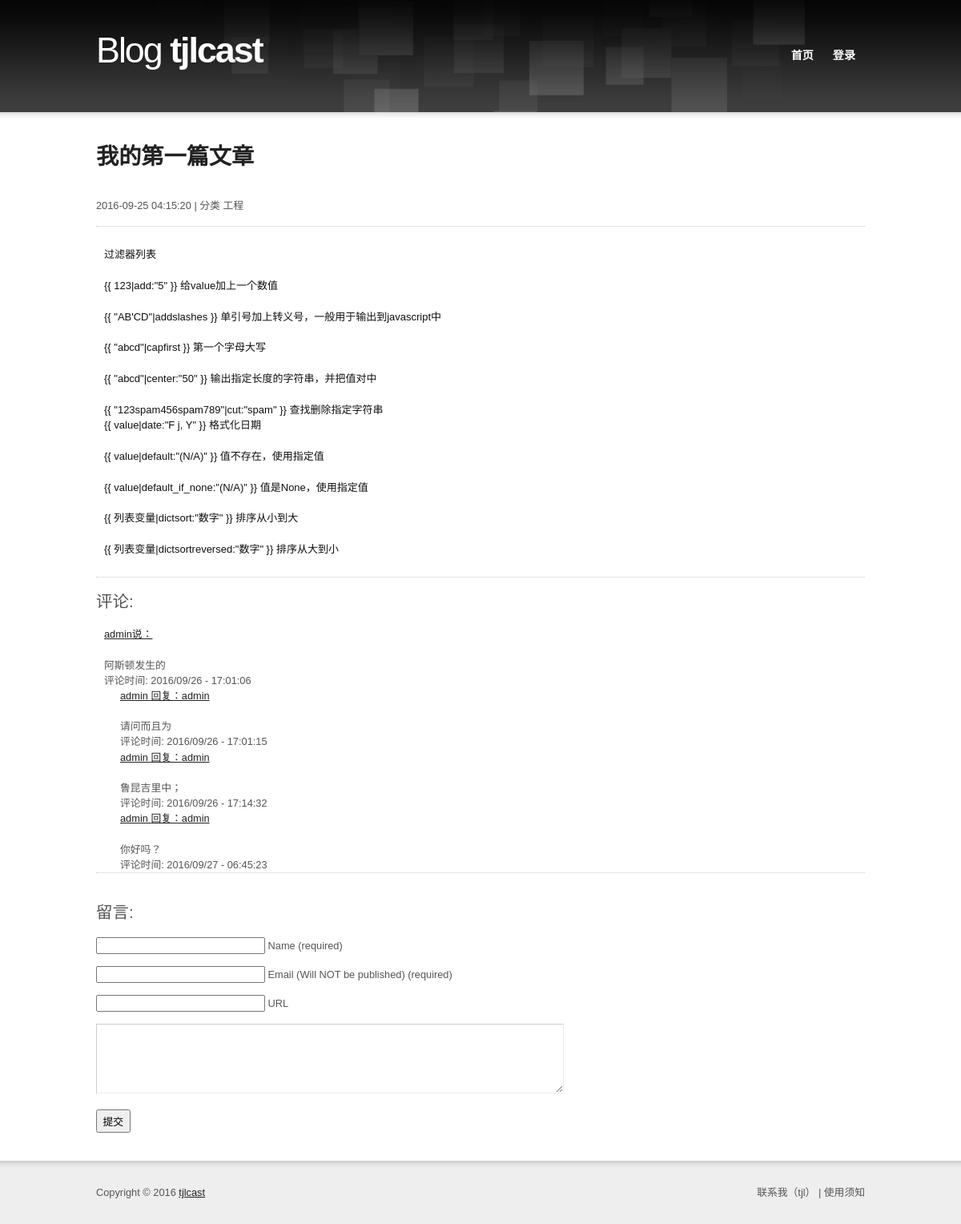
The page /article/?id=1 on the database its author committed.
### blog_old_project/models.py (models this page shows, shortened)
class Article(models.Model):
    title = models.CharField(max_length=50, verbose_name='文章标题')
    desc = models.CharField(max_length=50, verbose_name='文章描述')
    content = models.TextField(verbose_name='文章内容')
    click_count = models.IntegerField(default=0, verbose_name='点击次数')
    is_recommend = models.BooleanField(default=False, verbose_name='是否推荐')
    date_publish = models.DateTimeField(auto_now_add=True, verbose_name='发布时间')
    user = models.ForeignKey(User, verbose_name='用户')
    category = models.ForeignKey(Category, blank=True, null=True, verbose_name='分类')
    tag = models.ManyToManyField(Tag, verbose_name='标签')
    objects = ArticleManager()
    class Meta:
        verbose_name = '文章'
        verbose_name_plural = verbose_name
        ordering = ['-date_publish']

class Category(models.Model):
    name = models.CharField(max_length=30, verbose_name='分类名称')
    index = models.IntegerField(default=999,verbose_name='分类的排序')
    class Meta:
        verbose_name = '分类'
        verbose_name_plural = verbose_name
        ordering = ['index', 'id']

class Comment(models.Model):
    content = models.TextField(verbose_name='评论内容')
    username = models.CharField(max_length=30, blank=True, null=True, verbose_name='用户名')
    email = models.EmailField(max_length=50, blank=True, null=True, verbose_name='邮箱地址')
    url = models.URLField(max_length=100, blank=True, null=True, verbose_name='个人网页地址')
    date_publish = models.DateTimeField(auto_now_add=True, verbose_name='发布时间')
    user = models.ForeignKey(User, blank=True, null=True, verbose_name='用户')
    article = models.ForeignKey(Article, blank=True, null=True, verbose_name='文章')
    pid = models.ForeignKey('self', blank=True, null=True, verbose_name='父级评论')
    class Meta:
        verbose_name = '评论'
        verbose_name_plural = verbose_name

class User(AbstractUser):
    avatar = models.ImageField(upload_to='avatar/%Y/%m', max_length=200, blank=True,
                               null=True, verbose_name='用户头像')
    qq = models.CharField(max_length=20, blank=True, null=True, verbose_name='QQ号码')
    mobile = models.CharField(max_length=11, blank=True, null=True, unique=True, verbose_name='手机号码')
    url = models.URLField(max_length=100, blank=True, null=True, verbose_name='个人网页地址')
    class Meta:
        verbose_name = '用户'
        verbose_name_plural = verbose_name
        ordering = ['-id']

### blog_old_project/views.py (the view)
# urls.py: url(r'^article/$', article, name='article'),
def article(request):
    try:
        try:
            id = request.GET.get('id', None)
            article = Article.objects.get(pk=id)
        except Exception as e:
            return render(request, 'faliure.html', {'msg' : '获取文章失败'})
        comment_form = CommentForm({'author': request.user.username,
                                    'email': request.user.email,
                                    'url': request.user.url,
                                    'article': id} if request.user.is_authenticated() else{'article': id})
        try:
            comments = Comment.objects.filter(article=article).order_by('id')
            comment_list = []
            for comment in comments:
                for item in comment_list:
                    if not hasattr(item, 'children_comment'):
                        setattr(item, 'children_comment', [])
                    if comment.pid == item:
                        item.children_comment.append(comment)
                        break
                if comment.pid is None:
                    comment_list.append(comment)
        except Exception as e:
            return render(request, 'faliure.html', {'msg', '获取'+str(id)+'文章的评论失败'})
    except Exception as e:
        pass
    return render(request, 'info.html', locals())

### blog_old_project/templatetags/myfilter.py (called while the page is built)
def my_markdown(value):
    return markdown(value)

### blog_old_project/views.py (called while the page is built)
def global_settings(request):
    SITE_NAME = settings.SITE_NAME
    SITE_DESC = settings.SITE_DESC
    return locals()

### templates/info.html (shortened to what this page needs)
{% include 'header.html' %}
{% load myfilter %}
<div id="section" class="box">
    <h2>{{ article.title | safe }}</h2>
    <div>
        <p class="f-left">{{ article.date_publish | date:"Y-m-d H:i:s" }} | 分类 {{ article.category.name }} </p>
    </div>
    <div style="border-bottom: 1px dotted #CCC; height:50px;"></div>
    <div style="padding:10px">
        {{ article.content | my_markdown | safe }}
    </div>
    <div style="border-bottom: 1px dotted #CCC;"></div>
    <h3>评论:</h3>
    {% for comment in comment_list %}
        <div style="padding:0 0 0 10px">
            <div>
            <a href="#">{{ comment.user.username }}说：</a>
            </div>
            <br />
            {{ comment.content | safe }}
            <br/>
            评论时间: {{ comment.date_publish | date:'Y/m/d - H:i:s' }}
            <br />
        </div>
        <div style="border-bottom: 1px dotted #CCC;">
        {% for childc in comment.children_comment %}
            <div style="padding-left: 30px;">
            <div>
            <a href="#">{{ comment.username }} 回复：{{ childc.username }}</a>
            </div>
            <br />
            {{ childc.content | safe }}
            <br/>
            评论时间: {{ childc.date_publish | date:'Y/m/d - H:i:s' }}
            <br />
            </div>
        {% endfor %}
        </div>
        <br/>
    {% endfor %}
    <h3>留言:</h3>
    <form action="{% url 'comment_post' %}" method="post">
        <p>{{ comment_form.author }}
            <label for="author">Name (required)</label></p>
        <p>{{ comment_form.email }}
            <label for="email">Email (Will NOT be published) (required)</label></p>
        <p>{{ comment_form.url }}
            <label for="url">URL</label></p>
        <p>{{ comment_form.comment }}</p>
        <p>
            <input type="submit" value=" 提交 " class="input-submit">
        </p>
    </form>
</div>
</div>
{% include 'footer.html' %}

### static/css/main.css (style rules this page uses)
blockquote, body, button, code, dd, div, dl, dt, fieldset, form, h1, h2, h3, h4, h5, h6, img, legend, li, ol, p, pre, td, th, ul { margin:0; padding:0; border:0; vertical-align:baseline; }
address, blockquote, dl, fieldset, form, h1, h2, h3, h4, h5, h6, ol, p, table, ul { margin:15px 0; }
body { background:url("../design/bg.png") 0 0 repeat-x; font:0.8em/1.5 "arial", sans-serif; }
h2 { font-size:220%; font-weight:bold; }
h3 { font-size:160%; font-weight:normal; }
input, select, textarea { font-size:100%; font-family:"arial",sans-serif; }
#section { overflow:hidden; padding:20px 0; }
.box { min-height:1px; _height:1%; }
.box:after { display:block; visibility:hidden; clear:both; line-height:0; font-size:0; content:"."; }
.f-left { float:left !important; }
.input-text { padding:5px; }
.input-submit { padding:3px; }

### static/css/skin.css (style rules this page uses)
body { background-color:#FFF; color:#555; }
a { color:#222; }
h2 { color:#222; }
.input-text { border:1px solid #CCC; border-right:1px solid #EEE; border-bottom:1px solid #EEE; color:#888; }

### rows shown on the page
Article: title "我的第一篇文章", date_publish "2016-09-25 04:15:20", category.name "工程", content|my_markdown "过滤器列表 {{ 123|add:\"5\" }} 给value加上一个数值 {{ \"AB'CD\"|addslashes }} 单引号加上转义号，一般用于输出到javascript中 {{ \"abcd\"|capfirst }} 第一个字母大写 {{ \"abcd\"|center:\"50\" }} 输出指定长度的字符串，并把值对中 {{ \"123spam456spam789\"|cut:\"spam\" }} 查找删除指定字符串 {{ value|date:\"F j, Y\" }} 格式化日期 {{ value|default:\"(N/A)\" }} 值不存在，使用指定值 {{ value|default_if_none:\"(N/A)\" }} 值是None，使用指定值 {{ 列表变量|dictsort:\"数字\" }} 排序从小到大 {{ 列表变量|dictsortreversed:\"数字\" }} 排序从大到小"
Comment: user.username "admin", content "阿斯顿发生的", date_publish "2016/09/26 - 17:01:06", username "admin"
Comment: username "admin", content "请问而且为", date_publish "2016/09/26 - 17:01:15"
Comment: username "admin", content "鲁昆吉里中；", date_publish "2016/09/26 - 17:14:32"
Comment: username "admin", content "你好吗？", date_publish "2016/09/27 - 06:45:23"

### other values the page prints
{{ SITE_NAME }} "tjlcast"
